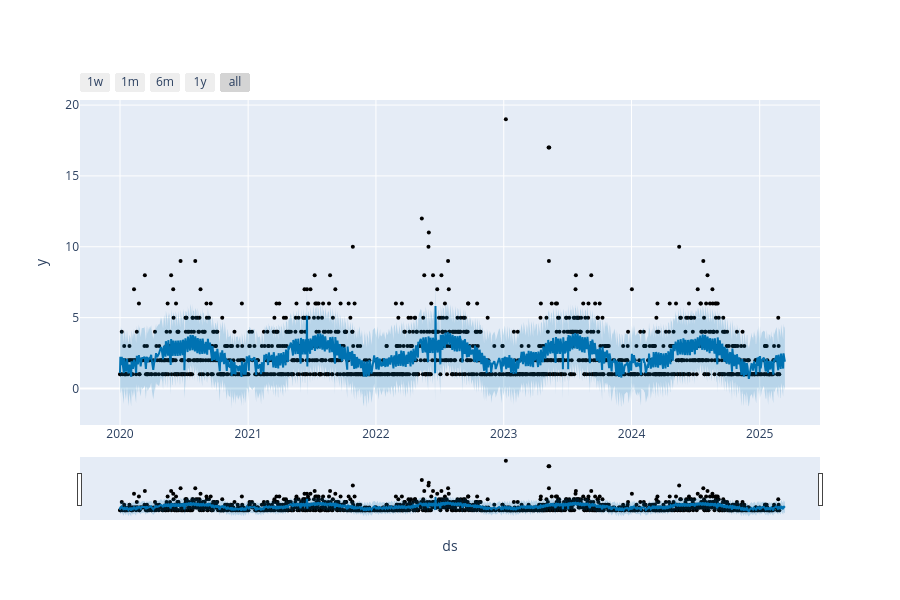
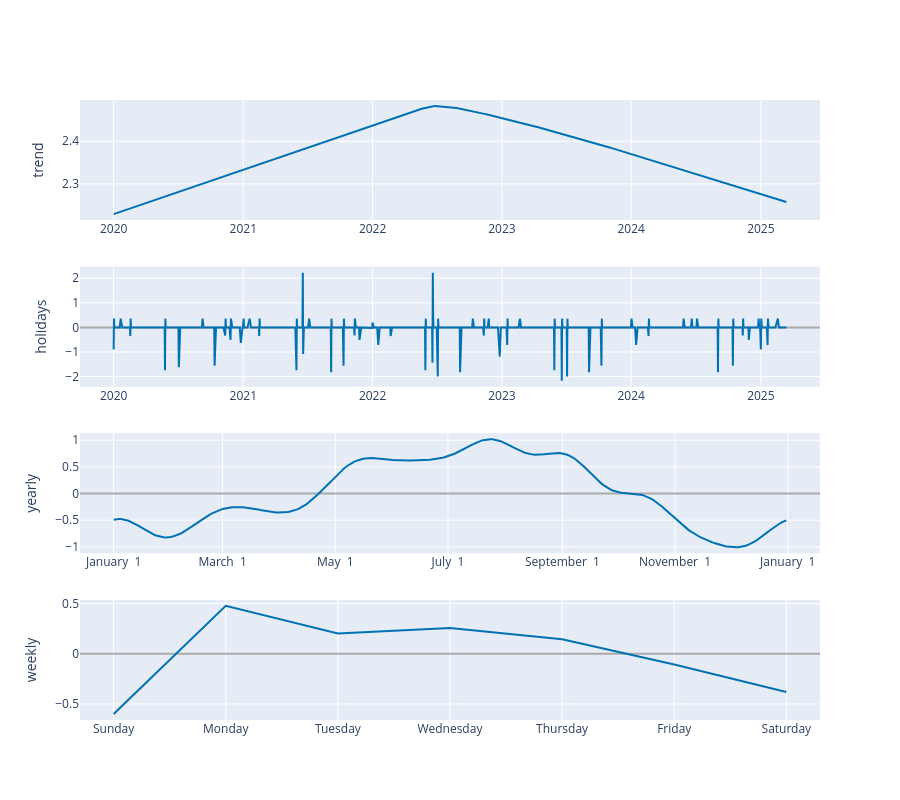

Notebook code for these charts, in order:
### Markdown cell above
## Plots and Evaluation of the Model

### Code cell
fig1 = plot_plotly(m, forecast)
fig1.show()

fig2 = plot_components_plotly(m, forecast)
fig2.show()

### Figure 1 — Plotly figure (JSON) as saved in the notebook; plotly's stock layout.template omitted (floating-point values rounded to 4 significant figures; data arrays with more than 128 entries replaced by an {"elided": "..."} marker saying what was removed)
{"data": [{"marker": {"color": "black", "size": 4}, "mode": "markers", "name": "Actual", "type": "scatter", "x": {"elided": "1382 str values"}, "y": {"elided": "1382 int values"}}, {"hoverinfo": "skip", "line": {"width": 0}, "mode": "lines", "type": "scatter", "x": {"elided": "1396 str values"}, "y": {"elided": "1396 float values"}}, {"fill": "tonexty", "fillcolor": "rgba(0, 114, 178, 0.2)", "line": {"color": "#0072B2", "width": 2}, "mode": "lines", "name": "Predicted", "type": "scatter", "x": {"elided": "1396 str values"}, "y": {"elided": "1396 float values"}}, {"fill": "tonexty", "fillcolor": "rgba(0, 114, 178, 0.2)", "hoverinfo": "skip", "line": {"width": 0}, "mode": "lines", "type": "scatter", "x": {"elided": "1396 str values"}, "y": {"elided": "1396 float values"}}], "layout": {"height": 600, "showlegend": false, "width": 900, "xaxis": {"rangeselector": {"buttons": [{"count": 7, "label": "1w", "step": "day", "stepmode": "backward"}, {"count": 1, "label": "1m", "step": "month", "stepmode": "backward"}, {"count": 6, "label": "6m", "step": "month", "stepmode": "backward"}, {"count": 1, "label": "1y", "step": "year", "stepmode": "backward"}, {"step": "all"}]}, "rangeslider": {"visible": true}, "title": {"text": "ds"}, "type": "date"}, "yaxis": {"title": {"text": "y"}}}}

### Figure 2 — Plotly figure (JSON) as saved in the notebook; plotly's stock layout.template omitted (floating-point values rounded to 4 significant figures; data arrays with more than 128 entries replaced by an {"elided": "..."} marker saying what was removed)
{"data": [{"line": {"color": "#0072B2", "width": 2}, "mode": "lines", "name": "trend", "type": "scatter", "x": {"elided": "1396 str values"}, "xaxis": "x", "y": {"elided": "1396 float values"}, "yaxis": "y"}, {"line": {"color": "#0072B2", "width": 2}, "mode": "lines", "name": "holidays", "text": {"elided": "1396 str values"}, "type": "scatter", "x": {"elided": "1396 str values"}, "xaxis": "x2", "y": {"elided": "1396 float values"}, "yaxis": "y2"}, {"line": {"color": "#0072B2", "width": 2}, "mode": "lines", "name": "yearly", "type": "scatter", "x": {"elided": "365 str values"}, "xaxis": "x3", "y": {"elided": "365 float values"}, "yaxis": "y3"}, {"line": {"color": "#0072B2", "width": 2}, "mode": "lines", "name": "weekly", "type": "scatter", "x": ["2017-01-01T00:00:00", "2017-01-02T00:00:00", "2017-01-03T00:00:00", "2017-01-04T00:00:00", "2017-01-05T00:00:00", "2017-01-06T00:00:00", "2017-01-07T00:00:00"], "xaxis": "x4", "y": [-0.5998, 0.4784, 0.2041, 0.2572, 0.1464, -0.1053, -0.381], "yaxis": "y4"}], "layout": {"height": 800, "showlegend": false, "width": 900, "xaxis": {"anchor": "y", "domain": [0, 1], "range": ["2019-09-28T01:12:00", "2025-06-16T22:48:00"], "type": "date"}, "xaxis2": {"anchor": "y2", "domain": [0, 1], "range": ["2019-09-28T01:12:00", "2025-06-16T22:48:00"], "type": "date"}, "xaxis3": {"anchor": "y3", "domain": [0, 1], "range": ["2016-12-13T18:54:02.958904115", "2018-01-18T11:04:57.863013581"], "tickformat": "%B %e", "type": "date"}, "xaxis4": {"anchor": "y4", "domain": [0, 1], "range": ["2016-12-31T16:48:00", "2017-01-07T07:12:00"], "tickformat": "%A", "type": "date"}, "yaxis": {"anchor": "x", "domain": [0.8063, 1], "rangemode": "normal", "title": {"text": "trend"}, "zerolinecolor": "#AAA"}, "yaxis2": {"anchor": "x2", "domain": [0.5375, 0.7312], "rangemode": "tozero", "title": {"text": "holidays"}, "zerolinecolor": "#AAA"}, "yaxis3": {"anchor": "x3", "domain": [0.2687, 0.4625], "title": {"text": "yearly"}, "zerolinecolor": "#AAA"}, "yaxis4": {"anchor": "x4", "domain": [0, 0.1938], "title": {"text": "weekly"}, "zerolinecolor": "#AAA"}}}
